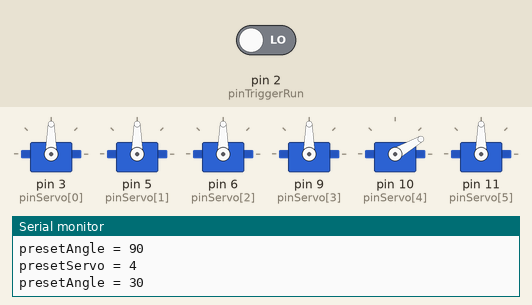
The sketch below on a simulated Arduino Uno, built with avr-gcc and run on an emulated ATmega328P. On the bench: 6 × servo, the last lines printed to the serial monitor. The test bench sets the inputs (shaded band); at power-on: pin 2 (pinTriggerRun) LOW.

Above: at 3.1 s.
3.2 s: pin 2 (pinTriggerRun) driven HIGH
At 3.42 s:
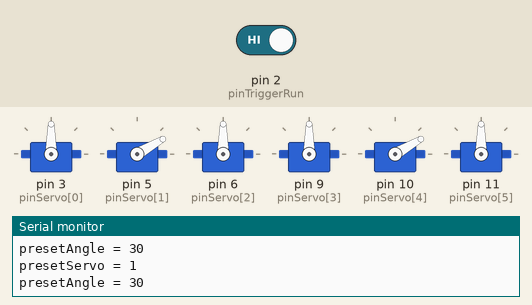
At 9.8 s:
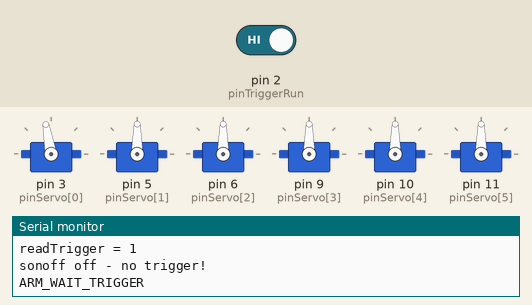
10.4 s: pin 2 (pinTriggerRun) driven LOW
At 10.85 s:
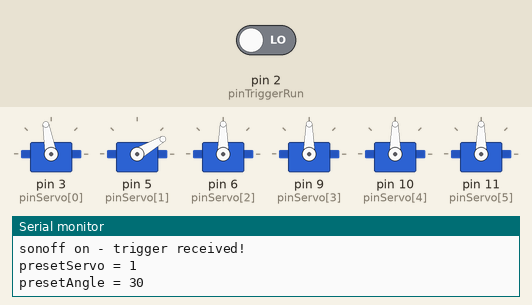
Timing chart, 0 to 26.5 s (numbered marks = the images above; inputs shaded):
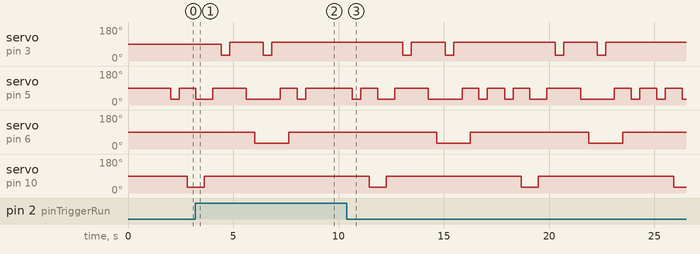

The sketch:

RoboArmMeetup_-_20210520.ino
```cpp
/* Robot ARM with 6 Servos - Version 2.0
 * Connected via Sonoff wifi 5v DC
 * Trigger via Power Platform
 *
 * Updated: May 20th, 2021
   Author: Waldemir Cambiucci
*/

#include <Servo.h>

Servo myServo[6];
/*
 * define the list of pins for our servos
 */
int pinServo[6] = {3, 5, 6, 9, 10, 11};
/*
 * Capture the trigger
 */
int pinTriggerRun = 2;
int stateARM = 0;
/*
 * States for the ARM
 */
#define ARM_SETUP_SERVO 0
#define ARM_WAIT_TRIGGER 1
#define ARM_PLAY_PRESET 2
#define ARM_STOP_PRESET 3
/*
 * Pre-set of movement
 */
int totPreSet = 17;
int posPreSet[17][2] = {
      {1, 30 },
      {1, 90 },
      {4, 30 },
      {1, 30 },
      {4, 90 },
      {1, 90 },
      {0, 30 },
      {0, 100 },
      {4, 90 },
      {1, 30 },
      {2, 30 },
      {0, 30 },
      {0, 100 },
      {1, 90 },
      {2, 90 },
      {1, 30 },
      {1, 90 }
  };

/*----------------------------------------------------------------------------
 * the setup function runs once when you press reset or power the board
 */
void setup() {

  // State control
  stateARM = ARM_SETUP_SERVO;

  Serial.begin(9600);
  Serial.println("Starting setup() - ARM_SETUP_SERVO");

  // Attaching servos to consecutive pins
  for(int i=0; i<6; i++)
  {
    Serial.println("Attaching myServo[i] : " + String(i) );
    myServo[i].attach(pinServo[i]);
    delay(100);
    myServo[i].write(90);
    delay(200);
  }
  Serial.println("Finishing setup() - ARM_SETUP_SERVO");
  pinMode(pinTriggerRun, INPUT);
  delay(100);

  // State control
  stateARM = ARM_WAIT_TRIGGER;
 }

/*-----------------------------------------------------------------------------
 * the loop function runs over and over again forever
 */
void loop() {

  int presetServo = 0;
  int presetAngle = 0;

  // Reading the pin from sonoff - trigger state
  int readTrigger = 0;

  //------------------------------------------------------------
  if(stateARM == ARM_WAIT_TRIGGER){
    // Reading trigger from sonoff
    readTrigger = digitalRead(pinTriggerRun);
    delay(100);
    Serial.println("readTrigger = " + String (readTrigger));
    if( readTrigger == 1 ){
      Serial.println("sonoff off - no trigger!");
    }
    else{
      Serial.println("sonoff on - trigger received!");
      stateARM = ARM_PLAY_PRESET;
    }
  }
  //------------------------------------------------------------

  /*
   * Swith case for selected PRESET
   */
  switch (stateARM) {
    /*
     * ARM_WAIT_TRIGGER
     */
    case ARM_WAIT_TRIGGER:
      Serial.println("ARM_WAIT_TRIGGER");
      delay(100);
      break;

    /*
     * ARM_PLAY_PRESET
     */
    case ARM_PLAY_PRESET:
      for(int i=0; i < totPreSet; i++) {

        // Running the pre-sets of movements.
        presetServo = posPreSet[i][0];
        presetAngle = posPreSet[i][1];

        // Go to mobe the servo.
        Serial.println("presetServo = " + String (presetServo));
        Serial.println("presetAngle = " + String (presetAngle));

        // Moving the servo to the next angle position.
        myServo[presetServo].write(presetAngle);
        delay(400);
      }

      // List of preset finished!
      stateARM = ARM_STOP_PRESET;
      delay(100);
      break;

    /*
     * ARM_STOP_PRESET
     */
    case ARM_STOP_PRESET:
      Serial.println("ARM_STOP_PRESET");
      stateARM = ARM_SETUP_SERVO;
      delay(100);
      break;

      /*
     * ARM_SETUP_SERVO
     */
    case ARM_SETUP_SERVO:
      Serial.println("Starting ARM_SETUP_SERVO...");
      Serial.println("Finishing ARM_SETUP_SERVO...");
      stateARM = ARM_WAIT_TRIGGER;
      delay(100);
      break;

    /*
     * default
     */
    default:
      Serial.println("default");
      stateARM = ARM_SETUP_SERVO;
      delay(100);
      break;
   /*
    * Ending switch case
    */
  }
}
```

Measured:
- after the input at 3.2 s, servo on pin 5 (pinServo[1]): goes on until 8.4 s, then stays 90°
- after the input at 10.4 s, servo on pin 3 (pinServo[0]): 100° → 30° after 2.7 s, → 100° 0.40 s later, → 30° 1.6 s later, → 100° 0.40 s later, … (8 changes in this stretch); servo on pin 5 (pinServo[1]): 90° → 30° after 0.26 s, then repeats every 7.2 s: 90° 0.80 s, 30° 0.80 s, 90° 1.6 s, 30° 1.6 s, 90° 0.80 s, 30° 0.40 s, 90° 0.82 s, 30° 0.40 s
- by itself, servo on pin 3 (pinServo[0]): alternates 100° for 1.6 s and 30° for 0.40 s, 4 changes in all, then stays 100°
